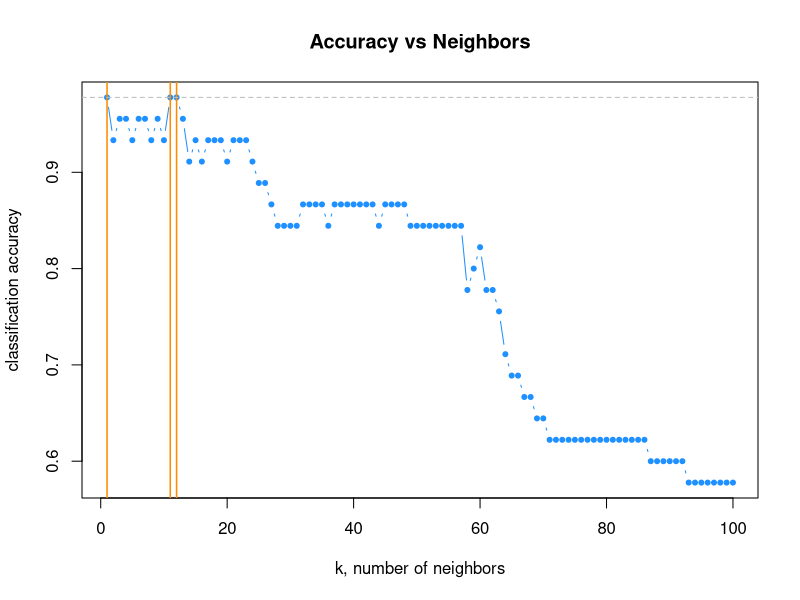

This figure's R source:
#load library
library(class) #Has the knn function

#loading data
data("iris")

#Set the seed for reproducibility
set.seed(4948493) 

#Sample the Iris data set (70% train, 30% test)
ir_sample <- sample(1:nrow(iris),size=nrow(iris)*.7)
ir_train <- iris[ir_sample,] #Select the 70% of rows
ir_test <- iris[-ir_sample,] #Select the 30% of rows


#Find Accuracy of Prediction
accuracy = function(actual, predicted) {
  mean(actual == predicted)
}

#test for single k
pred <- knn(train = scale(ir_train[,-5]), 
            test = scale(ir_test[,-5]), 
            cl = ir_train$Species, 
            k = 40)

accuracy(ir_test$Species, pred)

#LOOP FOR MULTIPLE K's
k_to_try = 1:100
acc_k = rep(x = 0, times = length(k_to_try))

for(i in seq_along(k_to_try)) {
  pred <- knn(train = scale(ir_train[,-5]), 
              test = scale(ir_test[,-5]), 
              cl = ir_train$Species, 
              k = k_to_try[i])
  acc_k[i] <- accuracy(ir_test$Species, pred)
}

plot(acc_k, type = "b", col = "dodgerblue", cex = 1, pch = 20, 
     xlab = "k, number of neighbors", ylab = "classification accuracy",
     main = "Accuracy vs Neighbors")

# add lines indicating k with best accuracy
abline(v = which(acc_k == max(acc_k)), col = "darkorange", lwd = 1.5)

# add line for max accuracy seen
abline(h = max(acc_k), col = "grey", lty = 2)
